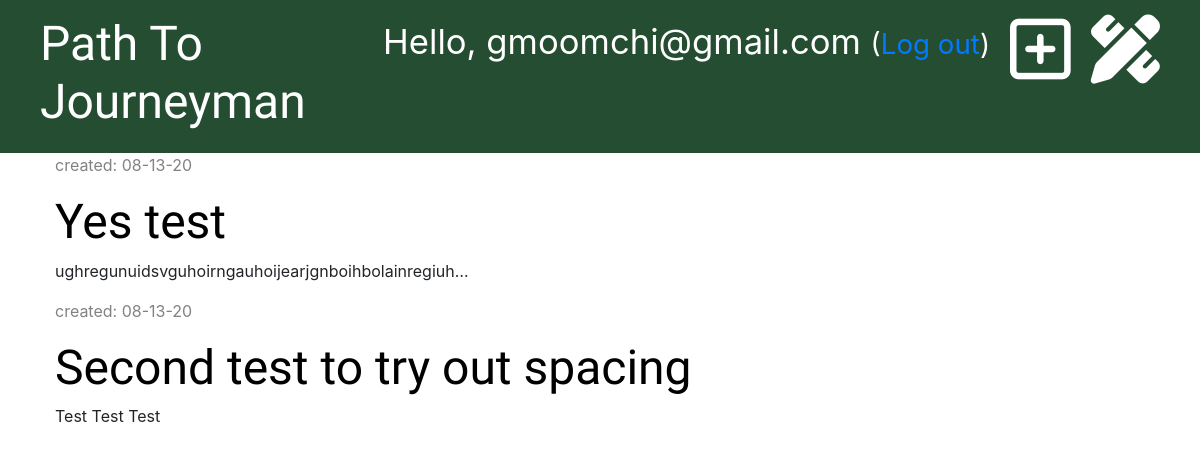
Screenshot of /drafts/ (signed in) with the database file from the repository.
### blog/models.py (models this page shows, shortened)
class Post(models.Model):
    author = models.ForeignKey('auth.User', on_delete=models.CASCADE)
    title = models.CharField(max_length=200)
    text = models.TextField()
    created_date = models.DateTimeField(default=timezone.now)
    published_date = models.DateTimeField(blank=True, null=True)

### blog/views.py (the view)
# urls.py: path('drafts/', views.post_draft_list, name='post_draft_list'),
@login_required
def post_draft_list(request):
    posts = Post.objects.filter(published_date__isnull=True).order_by('-created_date')
    stuff_for_frontend = {'posts': posts}
    return render(request, 'blog/post_draft_list.html', stuff_for_frontend)

### blog/templates/blog/post_draft_list.html (shortened to what this page needs)
{% extends 'blog/base.html' %}
{% block content %}
    {% for post in posts %}
        <dive class="post">
        <p class="date">created: {{ post.created_date|date:'m-d-y' }}</p>
            <h1><a href="{% url 'post_detail' pk=post.pk %}">{{ post.title }}</a></h1>
        <p>{{ post.text|truncatechars:50 }}</p>
        </dive>
    {% endfor %}
{% endblock %}

### blog/templates/blog/base.html (shortened to what this page needs)
{% load static %}
<!DOCTYPE html>
<html lang="en">
<head>
    <link rel="stylesheet" href="https://stackpath.bootstrapcdn.com/bootstrap/4.5.0/css/bootstrap.min.css">
    <link rel="stylesheet" href="{% static 'css/blog.css' %}">
</head>
<body>
<div class="page-header">
    {% if user.is_authenticated %}
        <a href="{% url 'post_draft_list' %}" class="top-menu"><i class="fas fa-pencil-ruler fa-2x"></i></a>
        <a href="{% url 'post_new' %}" class="top-menu"><i class="far fa-plus-square fa-2x"></i></a>
        <p class="top-menu">Hello, {{ user.username }} <small>(<a href="{% url 'logout' %}">Log out</a>)</small></p>
    {% else %}
        <a href="{% url 'login' %}" class="top-menu"><i class="fas fa-sign-in-alt fa-2x"></i></a>
    {% endif %}
    <h1><a href="{% url "post_list" %}">Path To Journeyman</a></h1>
</div>
<div class="content container">
    <div class="row">
        <div class="col-md-8">
            {% block content %}
            {% endblock %}
        </div>
    </div>
</div>
</body>
</html>

### blog/static/css/blog.css (style rules this page uses)
.page-header { background-color: #254d32; margin-top: 0; padding: 15px 20px 15px 40px; }
.page-header h1, .page-header h1 a { color: #FFFFFF; font:-size: 36pt; text-decoration: none; }
.content { margin-left: 40px; }
h1, h2, h3, h4 { font-family: 'Tangerine', 'Inconsolata', 'Droid Sans', serif; font-size: 48px; }
.date { color: #828282; }
.post { margin-bottom: 70px; }
.post h1 a { color: #000000; }
.top-menu, .top-menu:hover { color: #ffffff; float: right; font-size: 26pt; margin-right: 20px; }

### rows the page displays
Post: created_date "08-13-20", title "Yes test", text "ughregunuidsvguhoirngauhoijearjgnboihbolainregiuh…"
Post: created_date "08-13-20", title "Second test to try out spacing", text "Test Test Test"

### other values shown
{{ user.username }} "gmoomchi@gmail.com"
